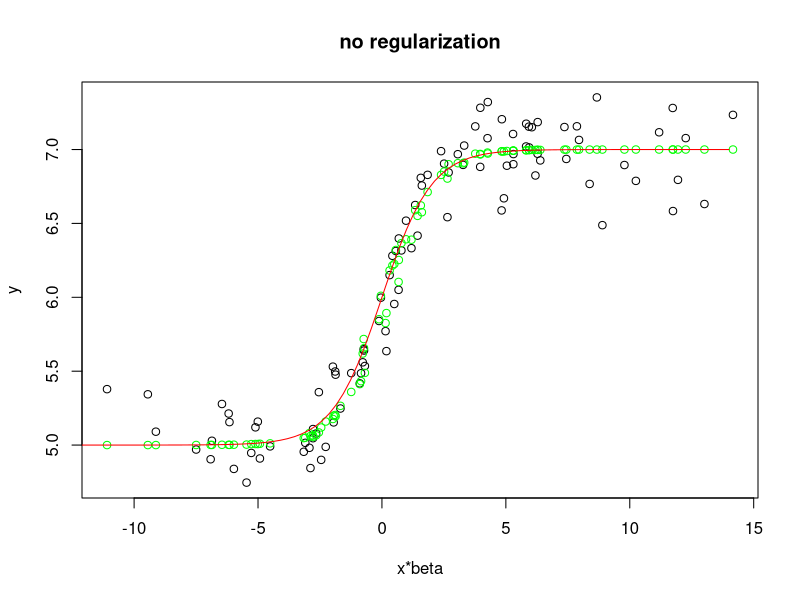
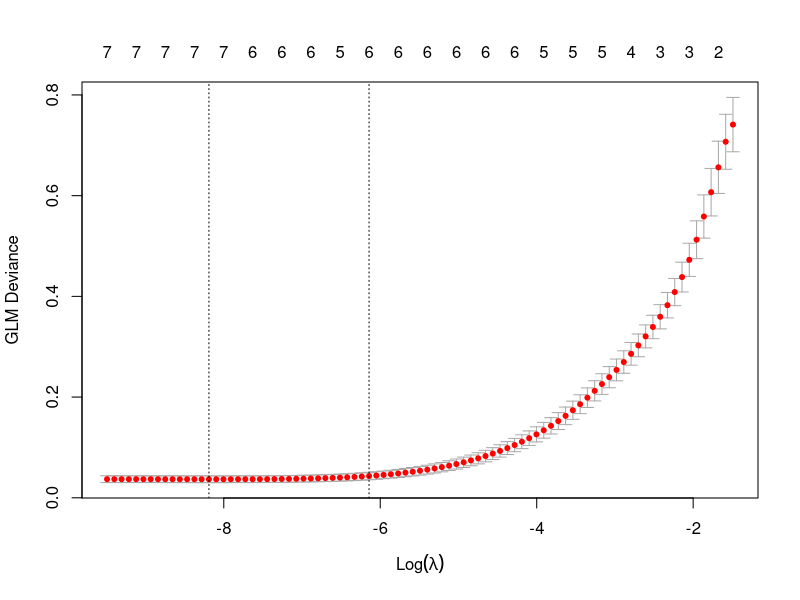
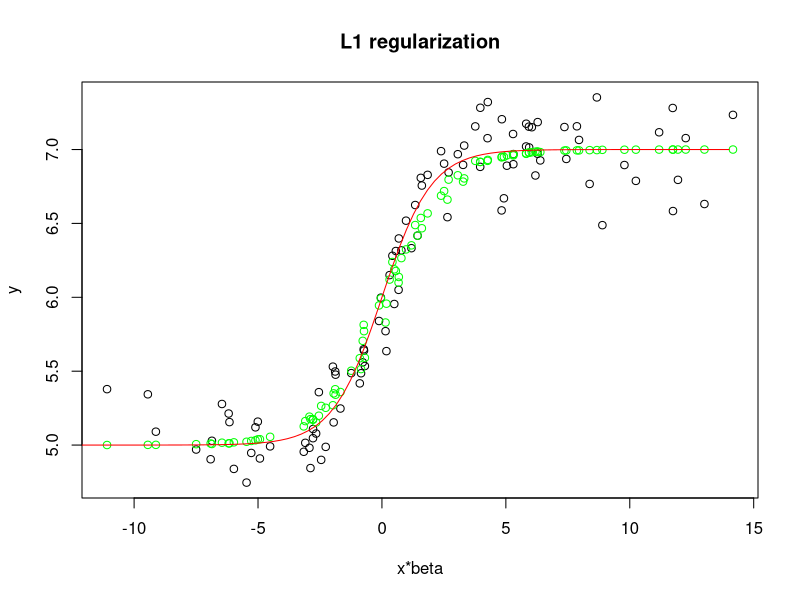
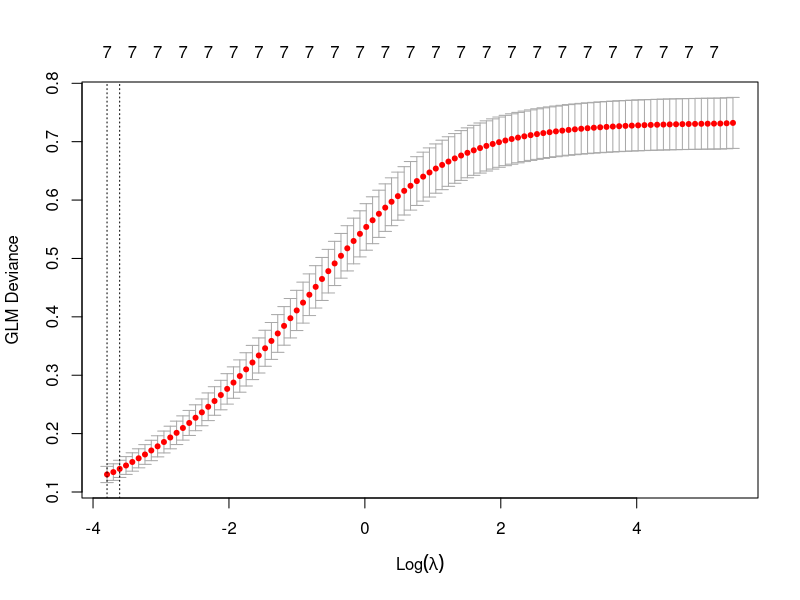
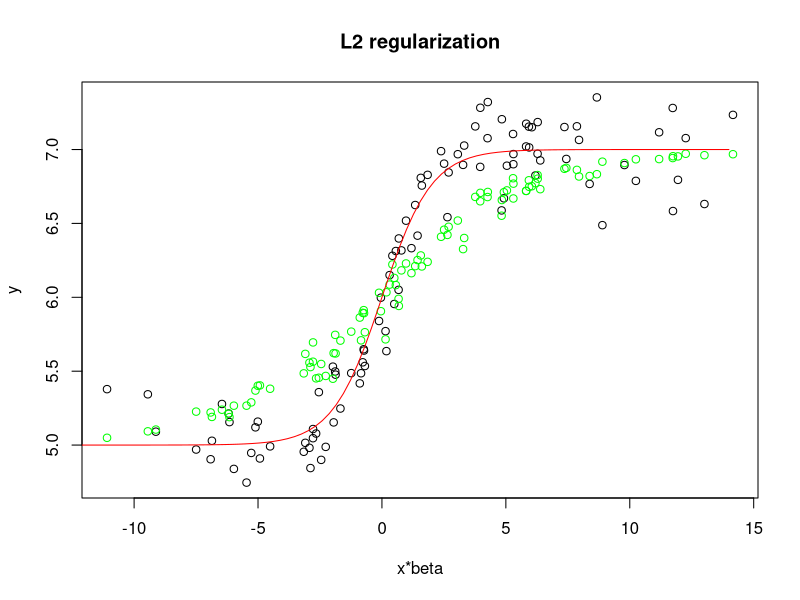

Generate these figures, in order, with R:
## ---- chunk 1
require("knitr")
knitr::opts_chunk$set(echo = TRUE)
knitr::opts_chunk$set(fig.width=5, fig.height=5)

# check for packages and install any that are missing
packages <- c("glmnet", "numDeriv")
installed_packages <- packages %in% rownames(installed.packages())
if(any(installed_packages == F)) {
  install.packages(packages[!installed_packages])
}
# load packages
invisible(lapply(packages, library, character.only=TRUE))

## ---- chunk 2
# generalized logistic function with lower bound L and range R
# this is the inverse link function
logistic <- function(x, L, R) {
  L + R / (1 + exp(-x))
}

# generalized logit link function
logit <- function(x, L, R) {
  l <- log((x - L) / (R - x + L))
  # define output for x that is outside the domain of the function so that glmnet will converge
  l[x <= L] <- -Inf
  l[x >= L + R] <- Inf
  l
}

# derivative of generalized logistic function with respect to x
logistic.der <- function(x, R) {
  d <- (R * exp(-x)) / (1 + exp(-x))^2
  d[is.nan(d)] <- 0  # NaNs occur if x is very small; derivative should be almost 0
  d
}

# specify generalized logit link model
glogit <- function(L, R) {
  linkfun <- function(mu) logit(mu, L, R)
  linkinv <- function(eta) logistic(eta, L, R)
  mu.eta <- function(eta) logistic.der(eta, R)
  valideta <- function(eta) TRUE  # whether a linear predictor eta is within the domain of linkinv
  link <- paste0("glogit(L=", L, ",R=", R, ")")  # name of the link function
  structure(list(linkfun = linkfun, linkinv = linkinv,
                 mu.eta = mu.eta, valideta = valideta, name = link),
            class = "link-glm")
}

# basic checks
L <- 5
R <- 2
gloglink <- glogit(L=L, R=R)

gloglink$linkfun(gloglink$linkinv(27))  # check invertibility
all.equal(grad(gloglink$linkinv, 2), gloglink$mu.eta(2))  # check derivative


## simulate data
# generate five uniformly-distributed predictor variables
x <- matrix(runif(500, -1, 1), ncol=5)

# vector of effects (one intercept and one effect for each predictor variable)
beta <- 1:6

# generate toy data with gaussian error for L=5, R=2
error <- rnorm(100, sd=0.2)
y <- logistic(beta[1] + x %*% beta[2:6], L, R) + error

# fit the data using glmnet with generalized logit link function and gaussian error

# define mustart to be in the domain of link
mustart <- rep(mean(c(L, (L + R))), length(y))  
# fit without regularization and printing deviance at each iteration
toyfit <- glmnet(x, y, family=gaussian(link=gloglink), lambda=0, trace.it=2, mustart=mustart)
# print coefficients
coef(toyfit)  


# plot data and fit
plot(x = beta[1] + x %*% beta[2:6], y, xlab="x*beta", main="no regularization")  # training data (black dots)
range <- seq(-14, 14, length.out=length(y))
points(beta[1] + x %*% beta[2:6], predict(toyfit, newx = x, type="response"), col="green")  # model predictions
lines(range, logistic(range, L, R), col="red")  # true link function
## ---- chunk 3
# add two additional columns to x
x2 <- cbind(x, runif(100, -1, 1), runif(100, -1, 1))

# fit new data with lasso penalty and 10-fold cross-validation
toyfitl1reg <- cv.glmnet(x2, y, family=gaussian(link=gloglink), trace.it=1, mustart=mustart, alpha=1)

plot(toyfitl1reg)
toyfitl1reg$lambda.1se
# print coefficients at lambda.1se
coef(toyfitl1reg, s="lambda.1se")  

# plot data and fit
plot(x = beta[1] + x %*% beta[2:6], y, xlab="x*beta", main="L1 regularization")  # training data (black dots)
range <- seq(-14, 14, length.out=length(y))
points(beta[1] + x %*% beta[2:6], 
       predict(toyfitl1reg, newx = x2, s="lambda.1se", type="response"), 
       col="green")
lines(range, logistic(range, L, R), col="red")  # true link function

# fit new data with ridge penalty and 10-fold cross-validation
toyfitl2reg <- cv.glmnet(x2, y, family=gaussian(link=gloglink), trace.it=1, mustart=mustart, alpha=0)

plot(toyfitl2reg)
toyfitl2reg$lambda.1se
# print coefficients at lambda.1se
coef(toyfitl2reg, s="lambda.1se")  

# plot data and fit
plot(x = beta[1] + x %*% beta[2:6], y, xlab="x*beta", main="L2 regularization")  # training data (black dots)
range <- seq(-14, 14, length.out=length(y))
points(beta[1] + x %*% beta[2:6], 
       predict(toyfitl2reg, newx = x2, s="lambda.1se", type="response"), 
       col="green")
lines(range, logistic(range, L, R), col="red")  # true link function
